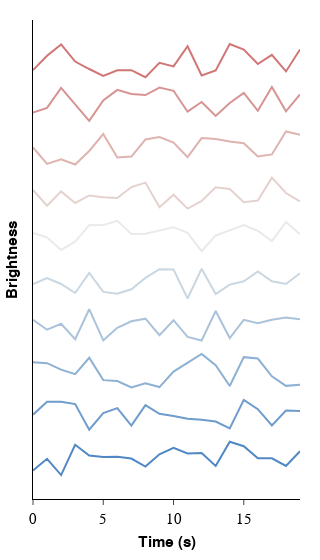

Notebook code cell kept with this figure:
### Markdown cell above
# 3. Multiple line plot with `plotly`

### Code cell
gradient = apc.Gradient(
    name="aegean_to_dragon",
    colors=colors,
).to_plotly_colorscale()

fig = go.Figure()

for i, line in enumerate(lines):
    fig.add_trace(
        go.Scatter(
            x=list(range(len(line))),
            y=line + (i * 1.25),
            mode="lines",
            name=f"line_{i}",
            line=dict(color=gradient[i * 25][1]),
        )
    )

fig.update_layout(
    xaxis=dict(title="Time (s)"),
    yaxis=dict(title="Brightness", ticks="", showticklabels=False),
    showlegend=False,
)

apc.plotly.set_xticklabel_monospaced(fig)
apc.plotly.set_figure_width(fig, "float_square")

fig.show()

### Figure 1 — Plotly figure (JSON) as saved in the notebook; plotly's stock layout.template omitted (floating-point values rounded to 4 significant figures)
{"data": [{"line": {"color": "#5088c5"}, "mode": "lines", "name": "line_0", "type": "scatter", "x": [0, 1, 2, 3, 4, 5, 6, 7, 8, 9, 10, 11, 12, 13, 14, 15, 16, 17, 18, 19], "y": [0.1914, 0.5186, 0.06202, 0.9132, 0.6116, 0.5687, 0.578, 0.5252, 0.302, 0.6475, 0.8262, 0.6686, 0.68, 0.3188, 1.0, 0.8728, 0.5359, 0.5343, 0.3192, 0.7315]}, {"line": {"color": "#6e9ccc"}, "mode": "lines", "name": "line_1", "type": "scatter", "x": [0, 1, 2, 3, 4, 5, 6, 7, 8, 9, 10, 11, 12, 13, 14, 15, 16, 17, 18, 19], "y": [1.76, 2.125, 2.124, 2.059, 1.34, 1.804, 1.946, 1.452, 2.029, 1.783, 1.726, 1.643, 1.617, 1.568, 1.371, 2.175, 1.915, 1.457, 1.876, 1.865]}, {"line": {"color": "#8db0d3"}, "mode": "lines", "name": "line_2", "type": "scatter", "x": [0, 1, 2, 3, 4, 5, 6, 7, 8, 9, 10, 11, 12, 13, 14, 15, 16, 17, 18, 19], "y": [3.237, 3.21, 3.028, 2.901, 3.361, 2.732, 2.707, 2.528, 2.643, 2.537, 2.973, 3.223, 3.469, 3.151, 2.565, 3.378, 3.339, 2.838, 2.571, 2.603]}, {"line": {"color": "#abc3da"}, "mode": "lines", "name": "line_3", "type": "scatter", "x": [0, 1, 2, 3, 4, 5, 6, 7, 8, 9, 10, 11, 12, 13, 14, 15, 16, 17, 18, 19], "y": [4.429, 4.15, 4.319, 3.881, 4.727, 3.851, 4.203, 4.388, 4.461, 3.997, 4.417, 3.948, 3.846, 4.677, 3.916, 4.427, 4.335, 4.43, 4.492, 4.446]}, {"line": {"color": "#cad7e0"}, "mode": "lines", "name": "line_4", "type": "scatter", "x": [0, 1, 2, 3, 4, 5, 6, 7, 8, 9, 10, 11, 12, 13, 14, 15, 16, 17, 18, 19], "y": [5.435, 5.603, 5.437, 5.183, 5.746, 5.214, 5.16, 5.287, 5.607, 5.852, 5.841, 5.029, 5.866, 5.153, 5.42, 5.511, 5.79, 5.512, 5.435, 5.736]}, {"line": {"color": "#e8ebe7"}, "mode": "lines", "name": "line_5", "type": "scatter", "x": [0, 1, 2, 3, 4, 5, 6, 7, 8, 9, 10, 11, 12, 13, 14, 15, 16, 17, 18, 19], "y": [6.871, 6.748, 6.395, 6.628, 7.089, 7.092, 7.214, 6.842, 6.851, 6.938, 7.034, 6.877, 6.358, 6.802, 6.957, 7.096, 6.933, 6.644, 7.178, 6.833]}, {"line": {"color": "#e5d1ce"}, "mode": "lines", "name": "line_6", "type": "scatter", "x": [0, 1, 2, 3, 4, 5, 6, 7, 8, 9, 10, 11, 12, 13, 14, 15, 16, 17, 18, 19], "y": [8.079, 7.638, 8.041, 7.714, 7.927, 7.873, 7.857, 8.162, 8.288, 7.596, 7.949, 7.557, 7.77, 8.155, 8.108, 7.734, 7.784, 8.428, 7.995, 7.761]}, {"line": {"color": "#deb3b0"}, "mode": "lines", "name": "line_7", "type": "scatter", "x": [0, 1, 2, 3, 4, 5, 6, 7, 8, 9, 10, 11, 12, 13, 14, 15, 16, 17, 18, 19], "y": [9.278, 8.814, 8.942, 8.797, 9.178, 9.653, 8.995, 9.02, 9.5, 9.57, 9.413, 9.004, 9.54, 9.515, 9.447, 9.395, 9.026, 9.081, 9.727, 9.633]}, {"line": {"color": "#d79493"}, "mode": "lines", "name": "line_8", "type": "scatter", "x": [0, 1, 2, 3, 4, 5, 6, 7, 8, 9, 10, 11, 12, 13, 14, 15, 16, 17, 18, 19], "y": [10.26, 10.39, 10.95, 10.48, 10.03, 10.6, 10.9, 10.78, 10.75, 10.96, 10.87, 10.28, 10.56, 10.16, 10.53, 10.81, 10.31, 10.97, 10.29, 10.77]}, {"line": {"color": "#d07675"}, "mode": "lines", "name": "line_9", "type": "scatter", "x": [0, 1, 2, 3, 4, 5, 6, 7, 8, 9, 10, 11, 12, 13, 14, 15, 16, 17, 18, 19], "y": [11.45, 11.86, 12.17, 11.69, 11.48, 11.29, 11.45, 11.45, 11.25, 11.66, 11.56, 12.12, 11.3, 11.45, 12.19, 12.03, 11.62, 11.88, 11.42, 12.03]}], "layout": {"showlegend": false, "width": 310, "xaxis": {"tickfont": {"family": "SuisseIntlMono", "size": 14.5}, "title": {"text": "Time (s)"}}, "yaxis": {"showticklabels": false, "ticks": "", "title": {"text": "Brightness"}}}}
